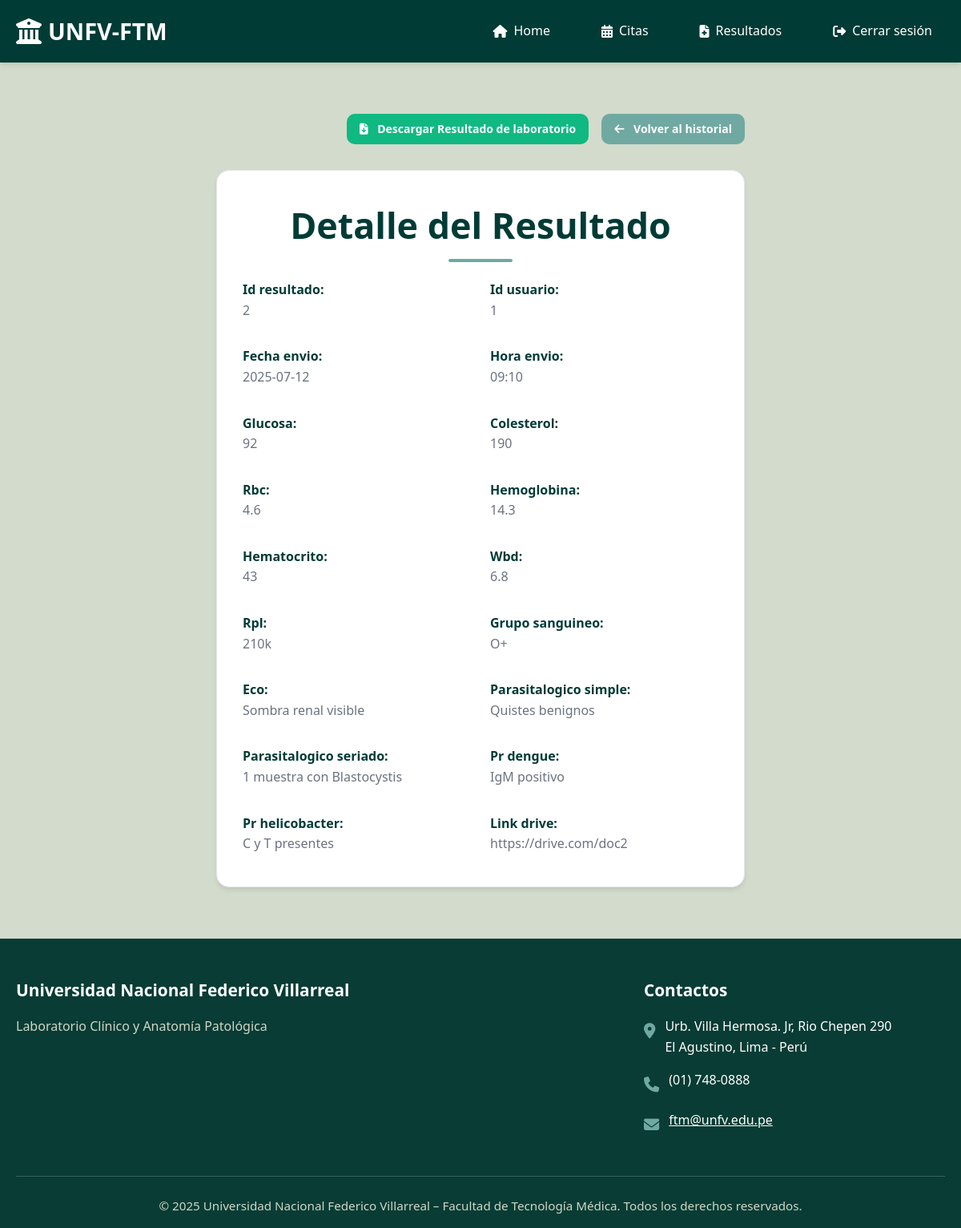
Screenshot of /ver_resultado/2 (signed in) with the database file from the repository.
### tables this page shows
CREATE TABLE resultados_usuario (
                id_resultado INTEGER PRIMARY KEY,
                id_usuario INTEGER NOT NULL,
                fecha_envio VARCHAR(100),
                hora_envio VARCHAR(100),
                glucosa VARCHAR(100),
                colesterol VARCHAR(100),
                rbc VARCHAR(100),
                hemoglobina VARCHAR(100),
                hematocrito VARCHAR(100),
                wbd VARCHAR(100),
                rpl VARCHAR(100),
                grupo_sanguineo VARCHAR(100),
                eco TEXT,
                parasitalogico_simple TEXT,
                parasitalogico_seriado TEXT,
                pr_dengue TEXT,
                pr_helicobacter TEXT,
                link_drive TEXT,
                FOREIGN KEY (id_usuario) REFERENCES usuario(id_usuario)
                    ON DELETE CASCADE
                    ON UPDATE CASCADE
            );

### app.py (the view)
@app.route('/ver_resultado/<int:id_resultado>')
def ver_resultados_especifico(id_resultado):
    if 'user_id' not in session:
        return redirect(url_for('login'))
    conn = get_db()
    cur = conn.cursor()
    cur.execute("""
        SELECT *
        FROM resultados_usuario
        WHERE id_resultado = ? AND id_usuario = ?
    """, (id_resultado, session['user_id']))
    fila = cur.fetchone()
    conn.close()
    if not fila:
        return "Resultado no encontrado o no autorizado", 404
    resultado = dict(fila)
    return render_template('ver_resultado_usuario.html', resultado=resultado)

### app.py (called while the page is built)
def get_db():
    conn = sqlite3.connect(DATABASE)
    conn.row_factory = sqlite3.Row
    return conn

@app.context_processor
def inject_user():
    return dict(user=session.get('user_name'))

### templates/ver_resultado_usuario.html (shortened to what this page needs)
{% extends 'base.html' %}
{% block content %}
<section class="section">
  <div class="container" style="max-width: 700px;">
    <div style="display: flex; justify-content: flex-end; gap: 1rem; margin-bottom: 2rem; flex-wrap: wrap;">
      <a href="{{ resultado['link_drive'] }}" class="btn btn-success btn-small" target="_blank">
        <i class="fas fa-file-download"></i> Descargar Resultado de laboratorio
      </a>
      <a href="{{ url_for('historial_resultados') }}" class="btn btn-secondary btn-small">
        <i class="fas fa-arrow-left"></i> Volver al historial
      </a>
    </div>
    <div class="card">
      <h2 class="text-center" style="margin-bottom: 2rem;">Detalle del Resultado</h2>
      <div style="display: grid; grid-template-columns: 1fr 1fr; gap: 1.5rem;">
        {% for clave, valor in resultado.items() %}
        <div style="margin-bottom: 0.5rem;">
          <label style="font-weight: bold; color: var(--primary-green);">{{ clave | replace('_', ' ') | capitalize }}:</label>
          <div style="color: var(--text-gray);">{{ valor }}</div>
        </div>
        {% endfor %}
      </div>
    </div>
  </div>
</section>
{% endblock %}

### static/css/style.css (style rules this page uses)
* { margin: 0; padding: 0; box-sizing: border-box; }
:root { --primary-dark: #012622; --primary-green: #003b36; --secondary-green: #70a9a1; --light-gray: #cfd7c7; --lightest-gray: #d3dbcc; --white: #ffffff; --text-dark: #2c3e50; --text-gray: #6b7280; --border-color: #e5e7eb; --shadow: 0 4px 6px -1px rgba(0, 0, 0, 0.1); --shadow-lg: 0 10px 15px -3px rgba(0, 0, 0, 0.1); --success: #10b981; --warning: #f59e0b; --danger: #ef4444; }
body { font-family: "Segoe UI", Tahoma, Geneva, Verdana, sans-serif; background-color: var(--lightest-gray); color: var(--text-dark); line-height: 1.6; }
.container { max-width: 1200px; margin: 0 auto; padding: 0 20px; }
.btn { display: inline-block; padding: 0.875rem 1.75rem; background: var(--primary-green); color: var(--white); text-decoration: none; border-radius: 10px; border: none; font-size: 1rem; font-weight: 600; cursor: pointer; transition: all 0.3s ease; text-align: center; position: relative; overflow: hidden; }
.btn-secondary { background: var(--secondary-green); }
.btn-success { background: var(--success); }
.btn-small { padding: 0.5rem 1rem; font-size: 0.875rem; }
.btn i { margin-right: 0.5rem; }
.section { padding: 4rem 0; }
.section h2 { color: var(--primary-green); text-align: center; margin-bottom: 3rem; font-size: 2.8rem; font-weight: 700; position: relative; }
.section h2::after { content: ""; position: absolute; bottom: -10px; left: 50%; transform: translateX(-50%); width: 80px; height: 4px; background: var(--secondary-green); border-radius: 2px; }
.card { background: var(--white); padding: 2rem; border-radius: 16px; box-shadow: var(--shadow); transition: all 0.3s ease; border: 1px solid var(--border-color); position: relative; }
.text-center { text-align: center; }
.feature-card, .news-card, .card { animation: fadeInUp 0.6s ease-out; }

### rows the page displays
resultados_usuario: clave "Fecha envio", fecha_envio "2025-07-12", clave "Hora envio", hora_envio "09:10", clave "Glucosa", glucosa "92", clave "Colesterol", colesterol "190", clave "Rbc", rbc "4.6", clave "Hemoglobina", hemoglobina "14.3", clave "Hematocrito", hematocrito "43", clave "Wbd", wbd "6.8", clave "Rpl", rpl "210k", clave "Grupo sanguineo", grupo_sanguineo "O+", clave "Eco", eco "Sombra renal visible", clave "Parasitalogico simple", parasitalogico_simple "Quistes benignos", clave "Parasitalogico seriado", parasitalogico_seriado "1 muestra con Blastocystis", clave "Pr dengue", pr_dengue "IgM positivo", clave "Pr helicobacter", pr_helicobacter "C y T presentes", clave "Link drive", link_drive "https://drive.com/doc2"

### other values shown
{{ clave | replace('_', ' ') | capitalize }} "Id resultado" "Id usuario"
{{ valor }} "2" "1"
{{ current_year or 2025 }} "2025"
